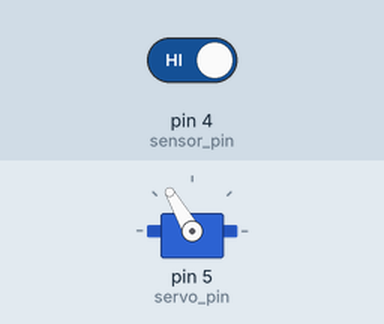
A sketch run on a simulated Arduino Uno, built with avr-gcc and run on an emulated ATmega328P. Shown: servo. Inputs (shaded band) come from the test bench; at power-on: pin 4 (sensor_pin) HIGH. The modem accepts every AT command (registered, SIM ready, sends succeed) and sends nothing else.

Above: at 1.2 s.
1.3 s: pin 4 (sensor_pin) driven LOW
At 1.6 s:
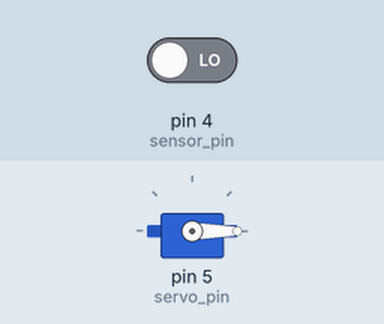
2.8 s: pin 4 (sensor_pin) driven HIGH
At 3.9 s:
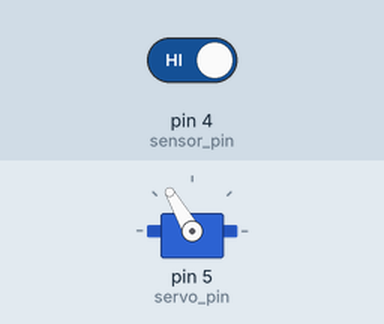
Timing chart, 0 to 5.8 s (numbered marks = the images above; inputs shaded):
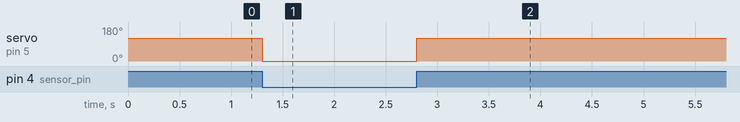

Measured:
- after the input at 1.3 s, servo on pin 5 (servo_pin): 120° → 0° at once
- after the input at 2.8 s, servo on pin 5 (servo_pin): 0° → 120° at once

The sketch:

code.ino
```cpp
#include<SoftwareSerial.h>
#include <Servo.h>
Servo s1;
int sensor_pin = 4;
int servo_pin =5;
int val;
SoftwareSerial gsm(2,3);
void setup()
{
  delay(5);
  Serial.begin(9600);
  gsm.begin(9600);
  gsm.println("ATD9080271349;");
  gsm.println("AT+CMGF=1");
  gsm.println("AT+CMGS=\"+919080271349\"\r");
  delay(5);
  gsm.println("TIME TO CONSUME DOLO 650");
  gsm.println((char)26);
  pinMode(sensor_pin,INPUT);
  s1.attach(servo_pin);

}
void loop() {
  val=digitalRead(sensor_pin);
  if(val==0)
  {
    s1.write(0);
  }
  if(val==1)
  {
    s1.write(120);
  }
}
```
